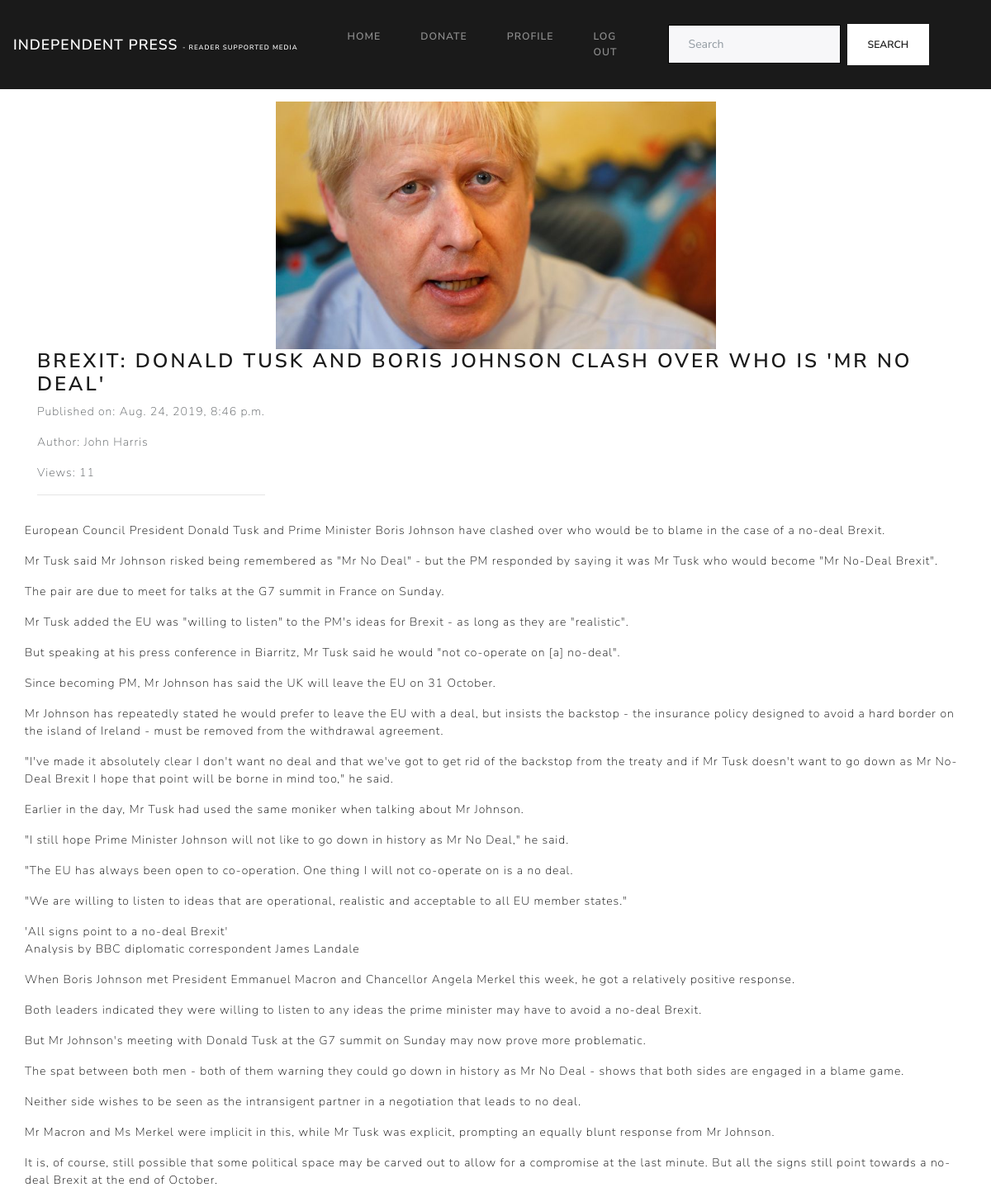
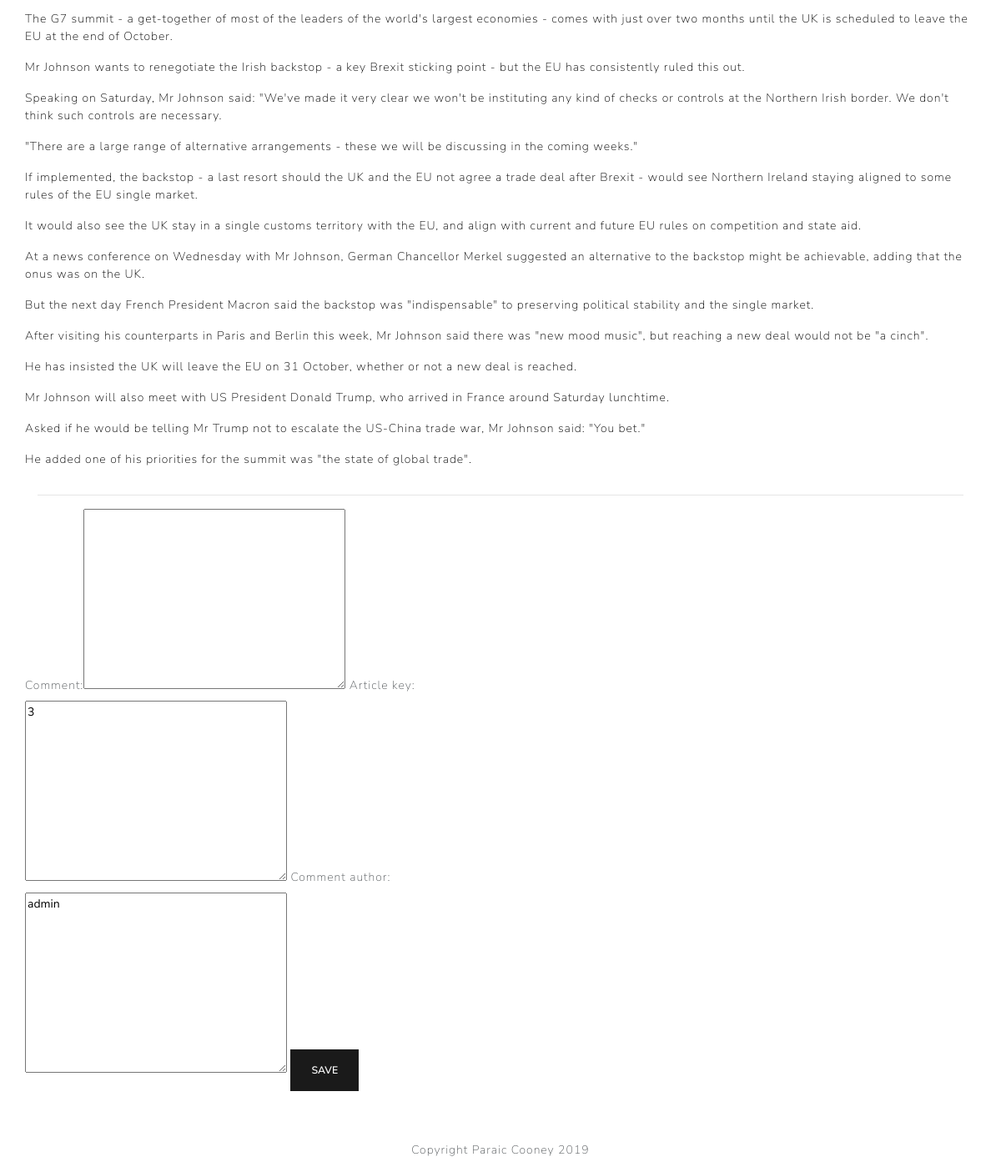
/articles/3/ (signed in), run on the app's committed database (2 pictures, top to bottom).
### articles/models.py (models this page shows, shortened)
class Article(models.Model):
    headline = models.CharField(max_length=254, default='')
    author = models.CharField(max_length=50, default='')
    content = models.TextField()
    created_date = models.DateTimeField(auto_now_add=True)
    published_date = models.DateTimeField(blank=True, null=True, default=timezone.now)
    views = models.IntegerField(default=0)
    tag = models.CharField(max_length=100, blank=True, null=True)
    image = models.ImageField(upload_to='images')

### articles/views.py (the view)
# urls.py: url(r'^(?P<pk>\d+)/$', full_article, name='full_article'),
def full_article(request, pk):
    article = get_object_or_404(Article, pk=pk) if pk else None
    user = User.objects.get(email=request.user.email)
    if request.method == "POST":
        form = CommentForm(request.POST, request.FILES, instance=article)
        if form.is_valid():
            comment_form= CommentForm(request.POST)
            comment_form.save()
            return redirect(all_articles)
    else:
        article = get_object_or_404(Article, pk=pk)
        article.views += 1
        article.save()
        comment_form = CommentForm(initial={'article_key': pk, 'comment_author': user })
        comments = Comment.objects.filter(article_key=pk)
        return render(request, "fullarticle.html", {'article': article, 'comment_form': comment_form, 'comments': comments})

### articles/forms.py
class CommentForm(forms.ModelForm):
    class Meta:
        model = Comment
        fields = ('comment', 'article_key', 'comment_author')

### articles/templates/fullarticle.html (shortened to what this page needs)
{% extends "base.html" %}
{% load bootstrap_tags %}
{% block content %}
<div class="container">
    <div class="row">
        <div class="col-12 full-article-container">
            {% if article.image %}
            <div class="row">
            <div class="col-12 article-picture" style="background-image: url('{{ MEDIA_URL }}{{ article.image }}')"></div>
            {% endif %}
            </div>
            <h3>{{ article.headline }}</h3>
            <div class="row">
                <div class="article-meta">
                    <p><span class="boldtext">Published on:</span> {{ article.published_date }} </p>
                    <p><span class="boldtext">Author:</span> {{ article.author }}</p>
                    <p><span class="boldtext">Views:</span> {{article.views}}</p>
                    <hr>
                </div>
                <div class="full-article">
                    <p>{{ article.content|linebreaks }}</p>
                </div>
            </div>
            <hr>
            <div class="row">
               <form method="POST" enctype="multipart/form-data">
                    {{ comment_form | as_bootstrap }}
                    <button type="submit" class="btn btn-primary">Save</button>
                </form>
            </div>
        </div>
    </div>
</div>
{% endblock %}

### static/css/custom.css (style rules this page uses)
.article-thumbnail, .article-picture { background-size: contain; background-position: center center; background-repeat: no-repeat; }
.article-picture { width:300px; height:300px; }
.full-article { color:black; }
.full-article-container { padding-top:15px; }
.article-meta { padding-left:15px; }
form { width: 50%; }

### data on the page
Article: image (picture), headline "BREXIT: DONALD TUSK AND BORIS JOHNSON CLASH OVER WHO IS 'MR NO DEAL'", published_date "Aug. 24, 2019, 8:46 p.m.", author "John Harris", views "11", content "European Council President Donald Tusk and Prime Minister Boris Johnson have clashed over who would be to blame in the case of a no-deal Brexit. Mr Tusk said Mr Johnson risked being remembered as \"Mr No Deal\" - but the PM responded by saying it was Mr Tusk who would become \"Mr No-Deal Brexit\". The pair are due to meet for talks at the G7 summit in France on Sunday. Mr Tusk added the EU was \"willing to listen\" to the PM's ideas for Brexit - as long as they are \"realistic\". But speaking at his press conference in Biarritz, Mr Tusk said he would \"not co-operate on [a] no-deal\". Since becoming PM, Mr Johnson has said the UK will leave the EU on 31 October. Mr Johnson has repeatedly stated he…"
